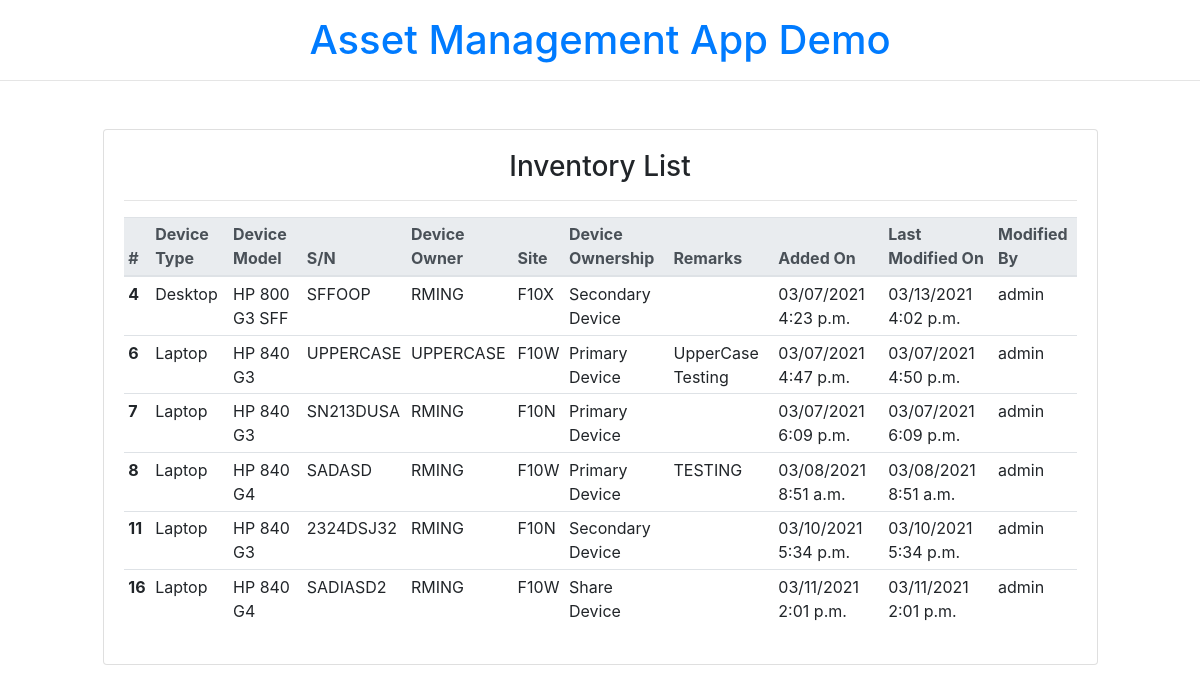
The app's page /inventory/, older data.
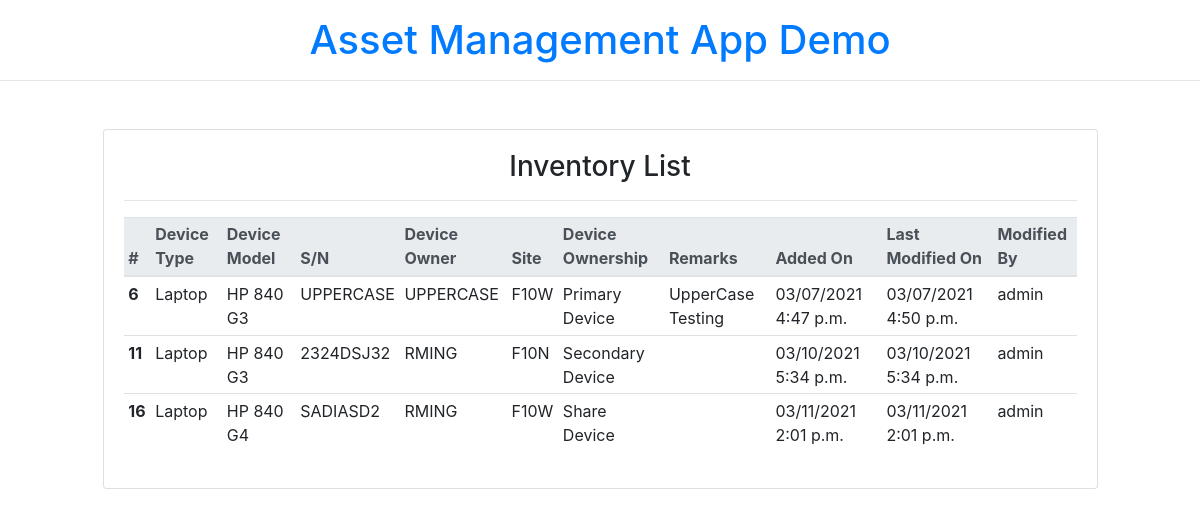
The same page, newer data.
### inventory/models.py (models this page shows, shortened)
class Device(models.Model):
    deviceType = models.ForeignKey(DeviceType, on_delete=models.CASCADE, null=False)
    deviceModel = models.ForeignKey(DeviceModel, on_delete=models.CASCADE, null=False)
    site_choices = [
        ("F10N", "F10N"),
        ("F10W", "F10W"),
        ("F10A", "F10A"),
        ("F10X", "F10X"),
        ("MSB", "MSB"),
    ]
    site = models.CharField(max_length=5, choices=site_choices, null=True)
    ownership_choices = [
        ("Primary Device", "Primary Device"),
        ("Secondary Device", "Secondary Device"),
        ("Share Device", "Share Device"),
        ("VIP Device", "VIP Device"),
    ]
    ownership = models.CharField(
        max_length=20, choices=ownership_choices, default="Primary Device"
    )
    serialnumber = models.CharField(max_length=15, unique=True, null=False)
    deviceOwner = models.CharField(max_length=10, null=False)
    submittor = models.ForeignKey("auth.User", on_delete=models.CASCADE)
    created_at = models.DateTimeField(auto_now_add=True)
    updated_at = models.DateTimeField(auto_now=True)
    remarks = models.TextField(max_length=200, blank=True)

class DeviceType(models.Model):
    name = models.CharField(max_length=30, null=False)
    def __str__(self):
        return self.name

class DeviceModel(models.Model):
    name = models.CharField(max_length=30, null=False)
    deviceType = models.ForeignKey(
        DeviceType, on_delete=models.CASCADE, null=False, default="testing"
    )
    def __str__(self):
        return self.name

### inventory/views.py (the view)
# urls.py: path("inventory/", views.DeviceListView.as_view(), name="inventory_main"),
class DeviceListView(ListView):
    model = Device
    template_name = "inventory.html"

### templates/inventory.html (shortened to what this page needs)
{% extends 'base.html' %}
{% block content %}
<div class="row my-3">
    <div class="col-md-10 mx-auto">
        <div class="card mx-auto">
            <div class="card-body">
                <h3 class="card-title text-center">{% block tabletitle %}
                    Inventory List
                {% endblock tabletitle %}</h3>
                <hr>
                <div class="row">
                    <div class="col">
                        <table class="table table-hover table-sm ">
                            <thead class="thead-light">
                                <tr id="{{ device.pk }}">
                                  <th scope="col">#</th>
                                  <th scope="col">Device Type</th>
                                  <th scope="col">Device Model</th>
                                  <th scope="col">S/N</th>
                                  <th scope="col">Device Owner </th>
                                  <th scope="col">Site</th>
                                  <th scope="col">Device Ownership</th>
                                  <th scope="col">Remarks</th>
                                  <th scope="col">Added On</th>
                                  <th scope="col">Last Modified On</th>
                                  <th scope="col">Modified By</th>
                                </tr>
                              </thead>
                              <tbody>
                                {% for device in object_list %}
                                    <tr>
                                        <th scope="row">{{ device.pk }}</th>
                                        <td>{{device.deviceType}}</td>
                                        <td>{{device.deviceModel}}</td>
                                        <td>{{device.serialnumber}}</td>
                                        <td>{{device.deviceOwner}}</td>
                                        <td>{{device.site}}</td>
                                        <td>{{device.ownership}}</td>
                                        <td>{{device.remarks|truncatewords:"20"}}</td>
                                        <td>{{device.created_at|date:"SHORT_DATETIME_FORMAT" }}</td>
                                        <td>{{device.updated_at|date:"SHORT_DATETIME_FORMAT"}}</td>
                                        <td>{{device.submittor}}</td>
                                    </tr>
                                {% endfor %}
                              </tbody>
                        </table>
                    </div>
                </div>
            </div>
        </div>
    </div>
</div>
{% endblock content %}

Row changes from the older to the newer data that the page shows:
removed Device: pk "4", deviceType "Desktop", deviceModel "HP 800 G3 SFF", serialnumber "SFFOOP", deviceOwner "RMING", site "F10X", ownership "Secondary Device", created_at "03/07/2021 4:23 p.m.", updated_at "03/13/2021 4:02 p.m.", submittor "admin"
removed Device: pk "7", deviceType "Laptop", deviceModel "HP 840 G3", serialnumber "SN213DUSA", deviceOwner "RMING", site "F10N", ownership "Primary Device", created_at "03/07/2021 6:09 p.m.", updated_at "03/07/2021 6:09 p.m.", submittor "admin"
removed Device: pk "8", deviceType "Laptop", deviceModel "HP 840 G4", serialnumber "SADASD", deviceOwner "RMING", site "F10W", ownership "Primary Device", remarks "TESTING", created_at "03/08/2021 8:51 a.m.", updated_at "03/08/2021 8:51 a.m.", submittor "admin"
